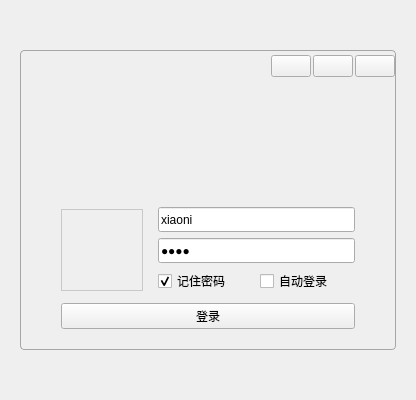
<?xml version="1.0" encoding="UTF-8"?>
<ui version="4.0">
 <class>LoginWidget</class>
 <widget class="QWidget" name="LoginWidget">
  <property name="geometry">
   <rect>
    <x>0</x>
    <y>0</y>
    <width>416</width>
    <height>400</height>
   </rect>
  </property>
  <property name="windowTitle">
   <string>登录界面</string>
  </property>
  <property name="windowIcon">
   <iconset resource="images.qrc">
    <normaloff>:/resource/background/app.png</normaloff>:/resource/background/app.png</iconset>
  </property>
  <property name="styleSheet">
   <string notr="true">QWidget#page, QWidget#page_2 {
	border: 1px solid #A5A6A8;
	border-radius: 4px;
}</string>
  </property>
  <layout class="QVBoxLayout" name="verticalLayout">
   <property name="spacing">
    <number>0</number>
   </property>
   <property name="leftMargin">
    <number>20</number>
   </property>
   <property name="topMargin">
    <number>50</number>
   </property>
   <property name="rightMargin">
    <number>20</number>
   </property>
   <property name="bottomMargin">
    <number>50</number>
   </property>
   <item>
    <widget class="RotatingStackedWidget" name="stackedWidget">
     <property name="currentIndex">
      <number>0</number>
     </property>
     <widget class="QWidget" name="page">
      <layout class="QVBoxLayout" name="verticalLayout_2">
       <property name="spacing">
        <number>0</number>
       </property>
       <property name="leftMargin">
        <number>1</number>
       </property>
       <property name="topMargin">
        <number>1</number>
       </property>
       <property name="rightMargin">
        <number>1</number>
       </property>
       <property name="bottomMargin">
        <number>1</number>
       </property>
       <item>
        <widget class="QWidget" name="widgetWinTitle" native="true">
         <property name="minimumSize">
          <size>
           <width>0</width>
           <height>30</height>
          </size>
         </property>
         <property name="maximumSize">
          <size>
           <width>16777215</width>
           <height>30</height>
          </size>
         </property>
         <layout class="QHBoxLayout" name="horizontalLayout_2" stretch="0,1,0,0,0">
          <property name="spacing">
           <number>2</number>
          </property>
          <property name="leftMargin">
           <number>10</number>
          </property>
          <property name="topMargin">
           <number>0</number>
          </property>
          <property name="rightMargin">
           <number>0</number>
          </property>
          <property name="bottomMargin">
           <number>0</number>
          </property>
          <item>
           <widget class="QLabel" name="labelWinIcon">
            <property name="minimumSize">
             <size>
              <width>30</width>
              <height>30</height>
             </size>
            </property>
            <property name="maximumSize">
             <size>
              <width>30</width>
              <height>30</height>
             </size>
            </property>
            <property name="text">
             <string/>
            </property>
            <property name="pixmap">
             <pixmap resource="images.qrc">:/resource/images/robot.png</pixmap>
            </property>
           </widget>
          </item>
          <item>
           <widget class="QLabel" name="labelWinTitle">
            <property name="styleSheet">
             <string notr="true">color: #FFFFFF;</string>
            </property>
            <property name="text">
             <string/>
            </property>
           </widget>
          </item>
          <item>
           <widget class="QPushButton" name="btnWinMenu">
            <property name="focusPolicy">
             <enum>Qt::NoFocus</enum>
            </property>
            <property name="text">
             <string/>
            </property>
            <property name="icon">
             <iconset resource="images.qrc">
              <normaloff>:/resource/common/ic_login_cfg.png</normaloff>:/resource/common/ic_login_cfg.png</iconset>
            </property>
           </widget>
          </item>
          <item>
           <widget class="QPushButton" name="btnWinMin">
            <property name="focusPolicy">
             <enum>Qt::NoFocus</enum>
            </property>
            <property name="text">
             <string/>
            </property>
            <property name="icon">
             <iconset resource="images.qrc">
              <normaloff>:/resource/common/ic_min.png</normaloff>:/resource/common/ic_min.png</iconset>
            </property>
           </widget>
          </item>
          <item>
           <widget class="QPushButton" name="btnWinClose">
            <property name="focusPolicy">
             <enum>Qt::NoFocus</enum>
            </property>
            <property name="text">
             <string/>
            </property>
            <property name="icon">
             <iconset resource="images.qrc">
              <normaloff>:/resource/common/ic_close_white.png</normaloff>:/resource/common/ic_close_white.png</iconset>
            </property>
           </widget>
          </item>
         </layout>
        </widget>
       </item>
       <item>
        <widget class="QWidget" name="widgetBody" native="true">
         <layout class="QVBoxLayout" name="verticalLayout_5">
          <property name="spacing">
           <number>0</number>
          </property>
          <property name="leftMargin">
           <number>0</number>
          </property>
          <property name="topMargin">
           <number>0</number>
          </property>
          <property name="rightMargin">
           <number>0</number>
          </property>
          <property name="bottomMargin">
           <number>0</number>
          </property>
          <item>
           <widget class="QLabel" name="labelWeclcom">
            <property name="text">
             <string/>
            </property>
            <property name="pixmap">
             <pixmap resource="images.qrc">:/resource/background/logo.jpg</pixmap>
            </property>
            <property name="alignment">
             <set>Qt::AlignCenter</set>
            </property>
           </widget>
          </item>
          <item>
           <layout class="QVBoxLayout" name="verticalLayout_4">
            <property name="spacing">
             <number>10</number>
            </property>
            <property name="leftMargin">
             <number>40</number>
            </property>
            <property name="topMargin">
             <number>20</number>
            </property>
            <property name="rightMargin">
             <number>40</number>
            </property>
            <property name="bottomMargin">
             <number>20</number>
            </property>
            <item>
             <layout class="QHBoxLayout" name="horizontalLayout_4">
              <property name="spacing">
               <number>15</number>
              </property>
              <item>
               <widget class="QLabel" name="labelUserHead">
                <property name="minimumSize">
                 <size>
                  <width>82</width>
                  <height>82</height>
                 </size>
                </property>
                <property name="maximumSize">
                 <size>
                  <width>82</width>
                  <height>82</height>
                 </size>
                </property>
                <property name="styleSheet">
                 <string notr="true">QLabel#labelUserHead {
	border: 1px solid #C9C9C9;
}</string>
                </property>
                <property name="text">
                 <string/>
                </property>
                <property name="pixmap">
                 <pixmap resource="images.qrc">:/resource/head/head-64.png</pixmap>
                </property>
                <property name="alignment">
                 <set>Qt::AlignCenter</set>
                </property>
               </widget>
              </item>
              <item>
               <widget class="QWidget" name="widgetInput" native="true">
                <layout class="QVBoxLayout" name="verticalLayout_3">
                 <property name="leftMargin">
                  <number>0</number>
                 </property>
                 <property name="topMargin">
                  <number>0</number>
                 </property>
                 <property name="rightMargin">
                  <number>0</number>
                 </property>
                 <property name="bottomMargin">
                  <number>0</number>
                 </property>
                 <item>
                  <widget class="QIconLineEdit" name="lineEditUser">
                   <property name="minimumSize">
                    <size>
                     <width>0</width>
                     <height>25</height>
                    </size>
                   </property>
                   <property name="maximumSize">
                    <size>
                     <width>16777215</width>
                     <height>25</height>
                    </size>
                   </property>
                   <property name="text">
                    <string>xiaoni</string>
                   </property>
                   <property name="placeholderText">
                    <string>用户名</string>
                   </property>
                  </widget>
                 </item>
                 <item>
                  <widget class="QIconLineEdit" name="lineEditPasswd">
                   <property name="minimumSize">
                    <size>
                     <width>0</width>
                     <height>25</height>
                    </size>
                   </property>
                   <property name="maximumSize">
                    <size>
                     <width>16777215</width>
                     <height>25</height>
                    </size>
                   </property>
                   <property name="text">
                    <string>1234</string>
                   </property>
                   <property name="echoMode">
                    <enum>QLineEdit::Password</enum>
                   </property>
                   <property name="placeholderText">
                    <string>用户密码</string>
                   </property>
                  </widget>
                 </item>
                 <item>
                  <layout class="QHBoxLayout" name="horizontalLayout">
                   <item>
                    <widget class="QCheckBox" name="checkBoxPasswd">
                     <property name="text">
                      <string>记住密码</string>
                     </property>
                     <property name="checked">
                      <bool>true</bool>
                     </property>
                    </widget>
                   </item>
                   <item>
                    <widget class="QCheckBox" name="checkBoxAutoLogin">
                     <property name="text">
                      <string>自动登录</string>
                     </property>
                     <property name="checked">
                      <bool>false</bool>
                     </property>
                    </widget>
                   </item>
                  </layout>
                 </item>
                </layout>
               </widget>
              </item>
             </layout>
            </item>
            <item>
             <layout class="QHBoxLayout" name="horizontalLayout_3">
              <property name="spacing">
               <number>15</number>
              </property>
              <item>
               <widget class="QPushButton" name="btnLogin">
                <property name="focusPolicy">
                 <enum>Qt::NoFocus</enum>
                </property>
                <property name="toolTip">
                 <string>登录</string>
                </property>
                <property name="text">
                 <string>登录</string>
                </property>
               </widget>
              </item>
             </layout>
            </item>
           </layout>
          </item>
         </layout>
        </widget>
       </item>
      </layout>
     </widget>
     <widget class="QWidget" name="page_2">
      <layout class="QVBoxLayout" name="verticalLayout_9">
       <property name="spacing">
        <number>0</number>
       </property>
       <property name="leftMargin">
        <number>1</number>
       </property>
       <property name="topMargin">
        <number>1</number>
       </property>
       <property name="rightMargin">
        <number>1</number>
       </property>
       <property name="bottomMargin">
        <number>1</number>
       </property>
       <item>
        <widget class="QWidget" name="widgetWinTitle_2" native="true">
         <property name="minimumSize">
          <size>
           <width>0</width>
           <height>30</height>
          </size>
         </property>
         <property name="maximumSize">
          <size>
           <width>16777215</width>
           <height>30</height>
          </size>
         </property>
         <layout class="QHBoxLayout" name="horizontalLayout_5" stretch="1,0,0">
          <property name="spacing">
           <number>5</number>
          </property>
          <property name="leftMargin">
           <number>10</number>
          </property>
          <property name="topMargin">
           <number>0</number>
          </property>
          <property name="rightMargin">
           <number>0</number>
          </property>
          <property name="bottomMargin">
           <number>0</number>
          </property>
          <item>
           <widget class="QLabel" name="labelWinTitle_2">
            <property name="styleSheet">
             <string notr="true">color: #FFFFFF;</string>
            </property>
            <property name="text">
             <string>登录配置</string>
            </property>
           </widget>
          </item>
          <item>
           <widget class="QPushButton" name="btnWinMin_2">
            <property name="focusPolicy">
             <enum>Qt::NoFocus</enum>
            </property>
            <property name="text">
             <string/>
            </property>
            <property name="icon">
             <iconset resource="images.qrc">
              <normaloff>:/resource/common/ic_min.png</normaloff>:/resource/common/ic_min.png</iconset>
            </property>
           </widget>
          </item>
          <item>
           <widget class="QPushButton" name="btnWinClose_2">
            <property name="focusPolicy">
             <enum>Qt::NoFocus</enum>
            </property>
            <property name="text">
             <string/>
            </property>
            <property name="icon">
             <iconset resource="images.qrc">
              <normaloff>:/resource/common/ic_close_white.png</normaloff>:/resource/common/ic_close_white.png</iconset>
            </property>
           </widget>
          </item>
         </layout>
        </widget>
       </item>
       <item>
        <widget class="QWidget" name="widgetBody_2" native="true">
         <layout class="QVBoxLayout" name="verticalLayout_6">
          <item>
           <widget class="QGroupBox" name="groupBox">
            <property name="title">
             <string>服务器设置</string>
            </property>
            <layout class="QVBoxLayout" name="verticalLayout_7">
             <item>
              <layout class="QHBoxLayout" name="horizontalLayout_6">
               <property name="rightMargin">
                <number>0</number>
               </property>
               <item>
                <layout class="QFormLayout" name="formLayout">
                 <item row="0" column="0">
                  <widget class="QLabel" name="label_3">
                   <property name="text">
                    <string>服务器地址配置：</string>
                   </property>
                  </widget>
                 </item>
                 <item row="0" column="1">
                  <widget class="QIPLineEdit" name="lineEditHostAddr">
                   <property name="text">
                    <string>192.168.5.181</string>
                   </property>
                  </widget>
                 </item>
                 <item row="1" column="0">
                  <widget class="QLabel" name="label_4">
                   <property name="text">
                    <string>消息服务器端口：</string>
                   </property>
                  </widget>
                 </item>
                 <item row="1" column="1">
                  <widget class="QLineEdit" name="lineEditHostMsgPort">
                   <property name="text">
                    <string>60001</string>
                   </property>
                  </widget>
                 </item>
                 <item row="2" column="0">
                  <widget class="QLabel" name="label_5">
                   <property name="text">
                    <string>文件服务器端口：</string>
                   </property>
                  </widget>
                 </item>
                 <item row="2" column="1">
                  <widget class="QLineEdit" name="lineEditHostFilePort">
                   <property name="text">
                    <string>60002</string>
                   </property>
                  </widget>
                 </item>
                </layout>
               </item>
              </layout>
             </item>
             <item>
              <spacer name="verticalSpacer">
               <property name="orientation">
                <enum>Qt::Vertical</enum>
               </property>
               <property name="sizeHint" stdset="0">
                <size>
                 <width>20</width>
                 <height>157</height>
                </size>
               </property>
              </spacer>
             </item>
            </layout>
           </widget>
          </item>
          <item>
           <layout class="QHBoxLayout" name="horizontalLayout_7">
            <item>
             <spacer name="horizontalSpacer">
              <property name="orientation">
               <enum>Qt::Horizontal</enum>
              </property>
              <property name="sizeHint" stdset="0">
               <size>
                <width>40</width>
                <height>20</height>
               </size>
              </property>
             </spacer>
            </item>
            <item>
             <widget class="QPushButton" name="btnCancel">
              <property name="text">
               <string>取消</string>
              </property>
             </widget>
            </item>
            <item>
             <widget class="QPushButton" name="btnSaveCfg">
              <property name="text">
               <string>确定</string>
              </property>
             </widget>
            </item>
           </layout>
          </item>
         </layout>
        </widget>
       </item>
      </layout>
     </widget>
    </widget>
   </item>
  </layout>
 </widget>
 <customwidgets>
  <customwidget>
   <class>QIPLineEdit</class>
   <extends>QLineEdit</extends>
   <header>clineedit.h</header>
  </customwidget>
  <customwidget>
   <class>RotatingStackedWidget</class>
   <extends>QStackedWidget</extends>
   <header>rotatingstackedwidget.h</header>
   <container>1</container>
  </customwidget>
  <customwidget>
   <class>QIconLineEdit</class>
   <extends>QLineEdit</extends>
   <header>clineedit.h</header>
  </customwidget>
 </customwidgets>
 <resources>
  <include location="images.qrc"/>
 </resources>
 <connections>
  <connection>
   <sender>btnWinMin_2</sender>
   <signal>clicked()</signal>
   <receiver>LoginWidget</receiver>
   <slot>showMinimized()</slot>
   <hints>
    <hint type="sourcelabel">
     <x>87</x>
     <y>71</y>
    </hint>
    <hint type="destinationlabel">
     <x>447</x>
     <y>67</y>
    </hint>
   </hints>
  </connection>
  <connection>
   <sender>btnWinClose_2</sender>
   <signal>clicked()</signal>
   <receiver>LoginWidget</receiver>
   <slot>close()</slot>
   <hints>
    <hint type="sourcelabel">
     <x>118</x>
     <y>76</y>
    </hint>
    <hint type="destinationlabel">
     <x>431</x>
     <y>167</y>
    </hint>
   </hints>
  </connection>
  <connection>
   <sender>btnWinMin</sender>
   <signal>clicked()</signal>
   <receiver>LoginWidget</receiver>
   <slot>showMinimized()</slot>
   <hints>
    <hint type="sourcelabel">
     <x>358</x>
     <y>68</y>
    </hint>
    <hint type="destinationlabel">
     <x>489</x>
     <y>157</y>
    </hint>
   </hints>
  </connection>
  <connection>
   <sender>btnWinClose</sender>
   <signal>clicked()</signal>
   <receiver>LoginWidget</receiver>
   <slot>close()</slot>
   <hints>
    <hint type="sourcelabel">
     <x>388</x>
     <y>72</y>
    </hint>
    <hint type="destinationlabel">
     <x>468</x>
     <y>195</y>
    </hint>
   </hints>
  </connection>
 </connections>
</ui>
